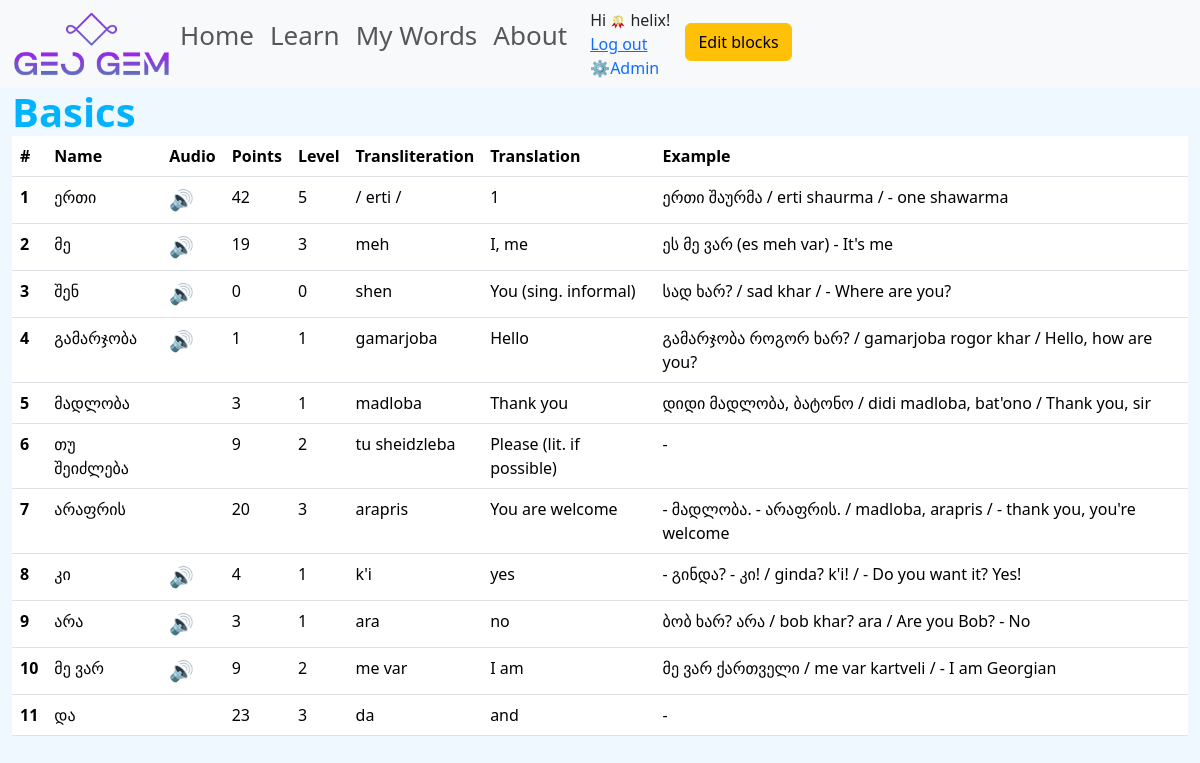
Page /learn/my_words/basics/ (signed in) on the committed database.
### accounts/models.py (models this page shows, shortened)
class CustomUser(AbstractUser):
    is_premium = models.BooleanField(
        default=False,
        help_text='Designates whether the user is a premium user.'
    )
    is_active = models.BooleanField(default=False)

### word_bank/models.py (models this page shows, shortened)
class Block(models.Model):
    name = models.CharField(max_length=100)
    slug = models.SlugField(unique=True, blank=True, null=True)
    description = models.TextField(blank=True, null=True)
    theory = models.TextField(blank=True, null=True)
    added_at = models.DateTimeField(auto_now_add=True)
    updated_at = models.DateTimeField(auto_now=True)

class UserWord(models.Model):
    word = models.ForeignKey(WordInfo, on_delete=models.CASCADE)
    user = models.ForeignKey(CustomUser, on_delete=models.CASCADE)
    points = models.PositiveIntegerField(default=0)
    mastery_level = models.PositiveBigIntegerField(default=0)
    added_at = models.DateTimeField(auto_now_add=True)
    updated_at = models.DateTimeField(auto_now=True)

class WordInfo(models.Model):
    name = models.CharField(max_length=100)
    transliteration = models.CharField(max_length=100)
    translation = models.CharField(max_length=100)
    example = models.TextField(blank=True, null=True)
    example_image = models.ImageField(upload_to='images/word_example/', blank=True, null=True)
    audio = models.FileField(upload_to='audio/word_info/', blank=True, null=True)
    image = models.ImageField(upload_to='images/word_info/', blank=True, null=True)
    blocks = models.ManyToManyField(Block)
    added_at = models.DateTimeField(auto_now_add=True)

### word_bank/views.py (the view)
# urls.py: path('my_words/<slug:slug>/', UserBlockDetailView.as_view(), name='user_block_detail'),
class UserBlockDetailView(DetailView):
    template_name = 'word_bank/user_block_detail.html'
    model = Block
    def get_context_data(self, **kwargs):
        context = super().get_context_data(**kwargs)
        user = self.request.user
        user_words = UserWord.objects.filter(user=user, word__blocks=self.get_object()) if user.is_authenticated else []
        context = {
            'learning_block': self.get_object(),
            'words': user_words,
        }
        return context

### templates/word_bank/user_block_detail.html (shortened to what this page needs)
{% extends 'base.html' %}
{% block content %}
{% if user.is_authenticated %}
<div class="container-fluid">
    <h class="display-6"><span style="color: rgb(0, 179, 255); font-weight: bold">{{ learning_block.name }}</span></h>
    <table class="table table-hover">
        <thead>
            <tr>
            <th scope="col">#</th>
            <th scope="col">Name</th>
            <th scope="col">Audio</th>
            <th scope="col">Points</th>
            <th scope="col">Level</th>
            <th scope="col">Transliteration</th>
            <th scope="col">Translation</th>
            <th scope="col">Example</th>
            </tr>
        </thead>
        <tbody>
            {% for word in words %}
                <tr>
                    <th scope="row">{{ forloop.counter }}</th>
                    <td>{{ word.word.name }}</td>
                    <td>
                        {% if word.word.audio %}
                            <a href="{{ word.word.audio.url }}" onclick="document.getElementById('audio_{{ word.word.name }}').play(); return false;">
                                <span style="display: inline-block; font-size: 20px;">&#x1F50A;</span>
                            </a>
                        {% endif %}
                    </td>
                    <td>{{ word.points }}</td>
                    <td>{{ word.mastery_level }}</td>
                    <td>{{ word.word.transliteration }}</td>
                    <td>{{ word.word.translation }}</td>
                    <td>{% if word.word.example %}{{ word.word.example }}{% else %}-{% endif %}</td>
                </tr>
            {% endfor %}
        </tbody>
    </table>
</div>
{% else %}
    <div class="container-fluid">
        <div class="alert alert-info" role="alert">
            Nobody here but us chickens. Please <a href="{% url 'login' %}">log in</a>
        </div>
    </div>
{% endif %}
{% endblock %}

### templates/base.html (shortened to what this page needs)
{% load static %}
{% load i18n %}
<!doctype html>
<html lang="en">
  <head>
    <link href="https://cdn.jsdelivr.net/npm/bootstrap@5.3.2/dist/css/bootstrap.min.css" rel="stylesheet">
    <link rel="stylesheet" href="{% static 'css/style.css' %}">
  </head>
  <body>
    <nav class="navbar navbar-expand-lg navbar-light bg-light">
      <div class="container-fluid">
        <a class="nav-link" aria-current="page" href="{% url 'learn' %}"><img class="logo" src="{% static 'images/logo.png' %}" alt="logo"></a>
        <div class="collapse navbar-collapse" id="navbarNavDropdown">
          <ul class="navbar-nav">
            <li class="nav-item">
              <a class="nav-link" href="{% url 'home' %}">Home</a>
            </li>
            <li class="nav-item">
              <a class="nav-link" href="{% url 'learn' %}">Learn</a>
            </li>
            <li class="nav-item">
              <a class="nav-link" href="{% url 'user_words' %}">My Words</a>
            </li>
            <li class="nav-item">
              <a class="nav-link" href="#">About</a>
            </li>
            <li>
              <div class="user_authentication" style="margin-left: 15px;">
                {% if user.is_authenticated %}
                {% trans "Hi" %} {% if user.is_premium %}<img style="max-width: 16px" src="{% static 'images/badges/badge_premium.png' %}" alt="premium_badge">{% endif %}
                {{ user.username }}!
                <br>
                <form id="logout-form" method="post">
                  <a href="{% url 'logout' %}">{% trans "Log out" %}</a>
                </form>
                {% if user.is_staff %}
                <a href="/admin/" style="text-decoration: none;">&#9881;{% trans "Admin" %}</a>
                {% endif %}
                {% else %}
                <div class="login_register" style="margin-top: 8px;">
                  <a href="{% url 'login' %}">{% trans "Login" %}</a>
                  ·
                  <a href="{% url 'signup' %}">{% trans "Register" %}</a>
                </div>
                {% endif %}
            </li>
            {% if user.is_staff %}
              <li>
                <div class="edit-blocks" style="margin: 15px;">
                  <a class="btn btn-warning" href="{% url 'blocks_table' %}">Edit blocks</a>
                </div>
              </li>
            {% endif %}
          </ul>
        </div>
      </div>
    </nav>
    {% block content %}
    {% endblock %}
</body>
</html>

### static/css/style.css (style rules this page uses)
body { background-color: aliceblue; }
.logo { width: 160px; }
.nav-item { font-size: 26px; }

### rows in the picture
CustomUser: username "helix"
Block: name "Basics"
UserWord: word.name "ერთი", points "42", mastery_level "5", word.transliteration "/ erti /", word.translation "1", word.example "ერთი შაურმა / erti shaurma / - one shawarma"
UserWord: word.name "მე", points "19", mastery_level "3", word.transliteration "meh", word.translation "I, me", word.example "ეს მე ვარ (es meh var) - It's me"
UserWord: word.name "შენ", points "0", mastery_level "0", word.transliteration "shen", word.translation "You (sing. informal)", word.example "სად ხარ? / sad khar / - Where are you?"
UserWord: word.name "გამარჯობა", points "1", mastery_level "1", word.transliteration "gamarjoba", word.translation "Hello", word.example "გამარჯობა როგორ ხარ? / gamarjoba rogor khar / Hello, how are you?"
UserWord: word.name "მადლობა", points "3", mastery_level "1", word.transliteration "madloba", word.translation "Thank you", word.example "დიდი მადლობა, ბატონო / didi madloba, bat'ono / Thank you, sir"
UserWord: word.name "თუ შეიძლება", points "9", mastery_level "2", word.transliteration "tu sheidzleba", word.translation "Please (lit. if possible)"
UserWord: word.name "არაფრის", points "20", mastery_level "3", word.transliteration "arapris", word.translation "You are welcome", word.example "- მადლობა. - არაფრის. / madloba, arapris / - thank you, you're welcome"
UserWord: word.name "კი", points "4", mastery_level "1", word.transliteration "k'i", word.translation "yes", word.example "- გინდა? - კი! / ginda? k'i! / - Do you want it? Yes!"
UserWord: word.name "არა", points "3", mastery_level "1", word.transliteration "ara", word.translation "no", word.example "ბობ ხარ? არა / bob khar? ara / Are you Bob? - No"
UserWord: word.name "მე ვარ", points "9", mastery_level "2", word.transliteration "me var", word.translation "I am", word.example "მე ვარ ქართველი / me var kartveli / - I am Georgian"
UserWord: word.name "და", points "23", mastery_level "3", word.transliteration "da", word.translation "and"
